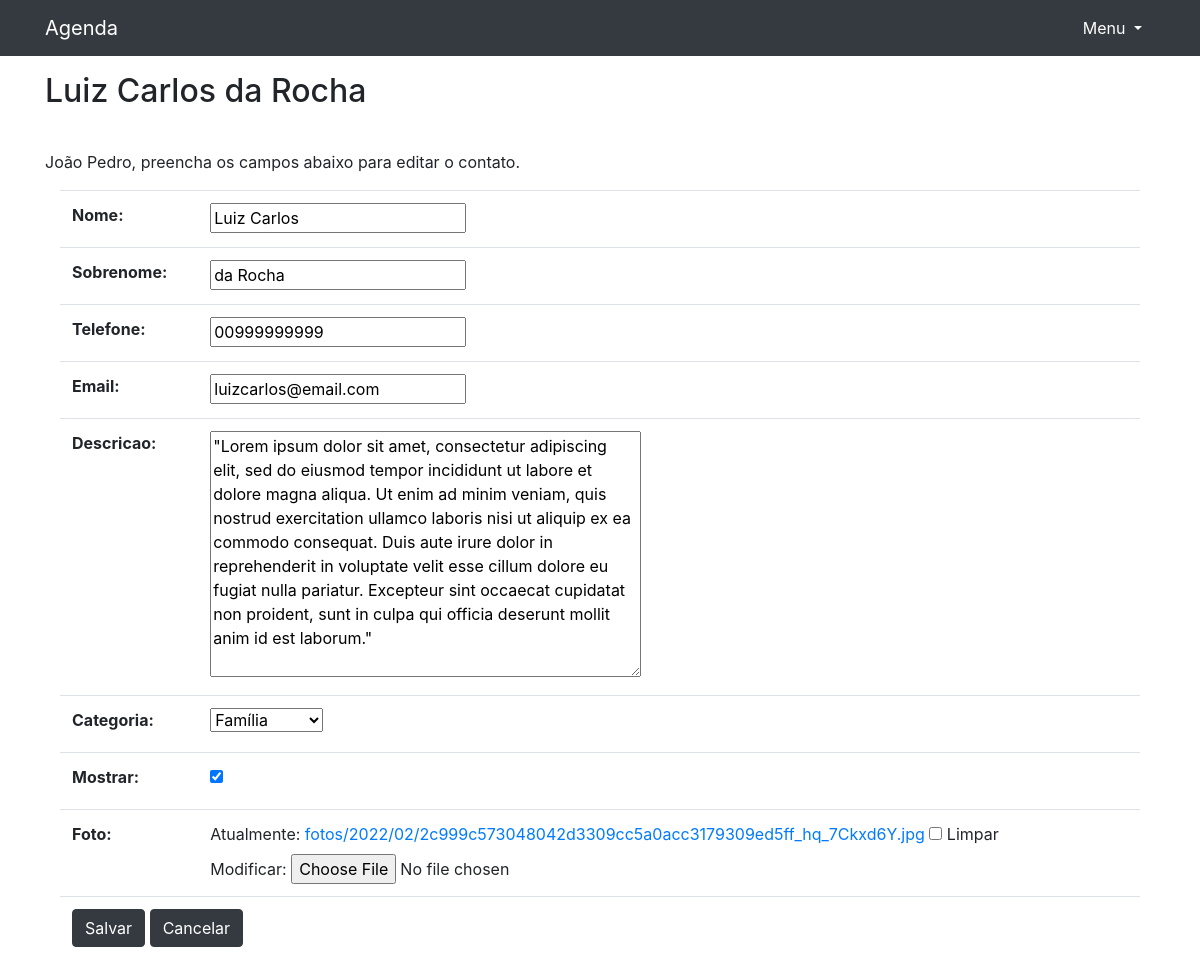
Screenshot of /editar_contato/14 (signed in) with the database file from the repository.
### contatos/models.py (models this page shows, shortened)
class Contato(models.Model):  # Model dos contatos relacionado à Categoria.
    nome = models.CharField(max_length=20)
    sobrenome = models.CharField(max_length=20, blank=True)
    telefone = models.CharField(max_length=11)
    email = models.CharField(max_length=50, blank=True)
    data_criacao = models.DateTimeField(default=timezone.now)
    descricao = models.TextField(blank=True)
    categoria = models.ForeignKey(Categoria, on_delete=models.DO_NOTHING)
    mostrar = models.BooleanField(default=True)
    foto = models.ImageField(blank=True, upload_to='fotos/%Y/%m/')

class Categoria(models.Model):  # Model que terá relação Many-to-One
    nome = models.CharField(max_length=20)
    def __str__(self):
        return self.nome

### contatos/views.py (the view, shortened to what this page needs)
# urls.py: path('editar_contato/<int:contato_id>', views.editar_contato, name='editar_contato'),
@login_required
@permission_required('contatos.change_contato', raise_exception=True)  # Checa permissão do usuário.
def editar_contato(request, contato_id):
    contato = get_object_or_404(Contato, id=contato_id)
    form = FormContato(instance=contato)
    context = {'form': form,
               'contato': contato}
    return render(request, 'contatos/editar_contato.html', context)

### accounts/models.py
class FormContato(forms.ModelForm):
    class Meta:
        model = Contato
        exclude = ('data_criacao',)

### contatos/templates/contatos/editar_contato.html (shortened to what this page needs)
{% extends 'base.html'%}
{% block conteudo %}
<h2 class="mt-3 mb-3">{{ contato.nome }} {{ contato.sobrenome }}</h2><br>
<p>
    {{user.first_name}},
    preencha os campos abaixo para editar o contato.
</p>
<div class="container" >
    <form action="{% url 'editar_contato' contato_id=contato.id %}" method="POST" enctype="multipart/form-data">
        <table class="table">
            {{ form }}
            <tr>
                <td colspan="2">
                    <button type="submit" class="btn btn-dark">Salvar</button>
                    <a class="btn btn-dark" href="{% url 'ver_contato' contato_id=contato.id %}" role="button">Cancelar</a>
                </td>
            </tr>
        </table>
    </form>
</div>
{% endblock %}

### rows the page displays
Contato: nome "Luiz Carlos", sobrenome "da Rocha", telefone "00999999999", email "luizcarlos@email.com", descricao "\"Lorem ipsum dolor sit amet, consectetur adipiscing elit, sed do eiusmod tempor incididunt ut labore et dolore magna aliqua. Ut enim ad minim veniam, quis nostrud exercitation ullamco laboris nisi ut aliquip ex ea commodo consequat. Duis aute irure dolor in reprehenderit in voluptate velit esse cillum dolore eu fugiat nulla pariatur. Excepteur sint occaecat cupidatat non proident, sunt in culpa qui officia deserunt mollit anim id est laborum.\"", categoria "Família", mostrar "☑"

### other values shown
{{ user.first_name }} "João Pedro"
